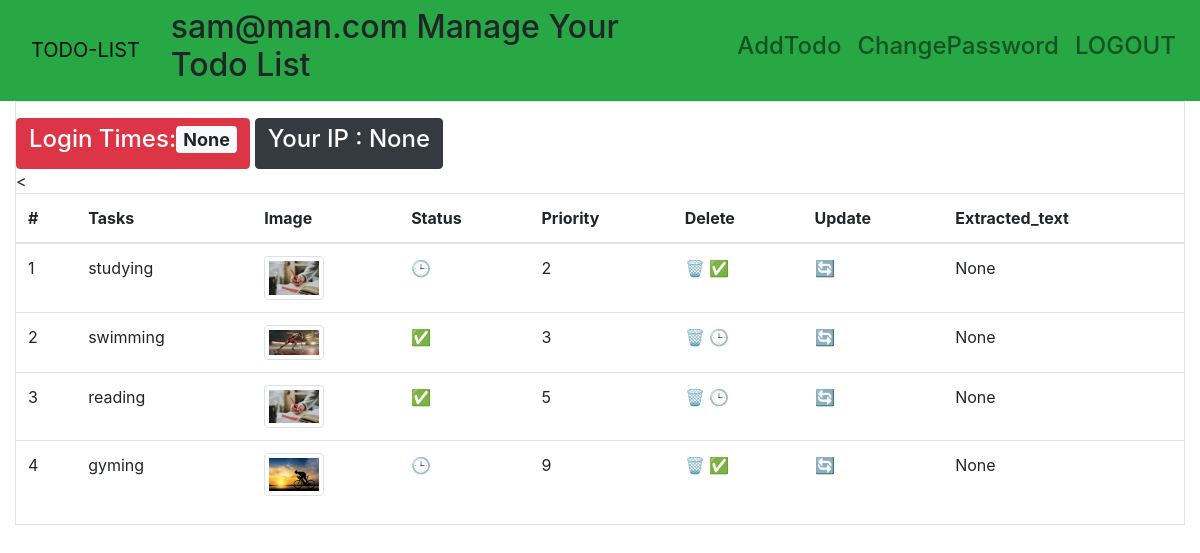
/ (signed in), run on an earlier commit of the app's database.
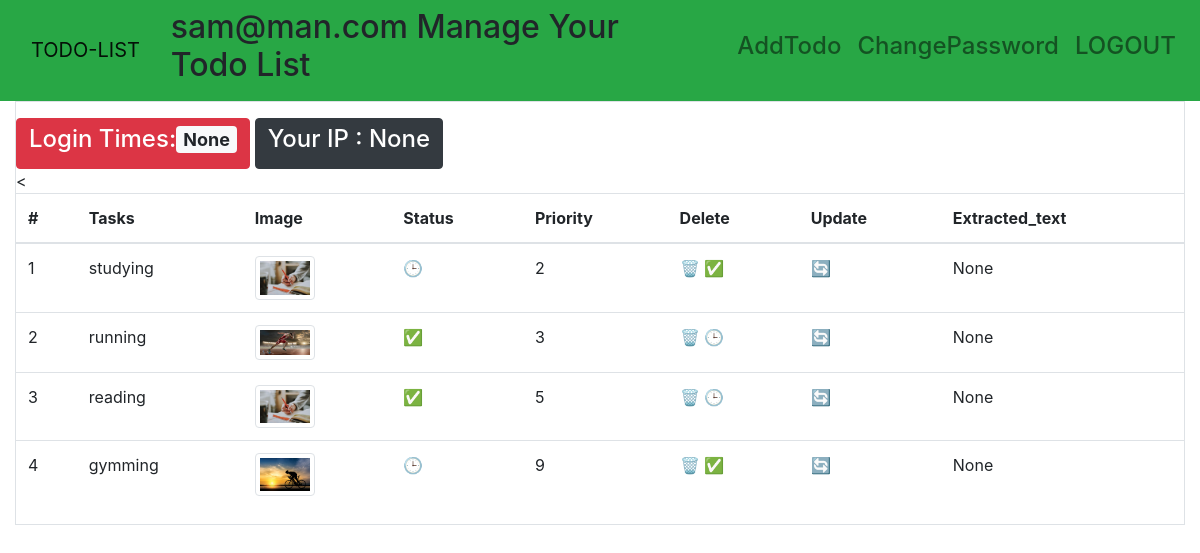
And on a later commit of the database.
### app/models.py (models this page shows, shortened)
class TODO(models.Model):
    status_choices = [
    ('C', 'COMPLETED'),
    ('P', 'PENDING'),
    ]
    priority_choices = [
    ('1', '1️⃣'),
    ('2', '2️⃣'),
    ('3', '3️⃣'),
    ('4', '4️⃣'),
    ('5', '5️⃣'),
    ('6', '6️⃣'),
    ('7', '7️⃣'),
    ('8', '8️⃣'),
    ('9', '9️⃣'),
    ('10','🔟'),
    ]
    tasks = models.CharField(max_length=50)
    status = models.CharField(max_length=10 , choices=status_choices)
    user = models.ForeignKey(MyCustomModel, on_delete=models.CASCADE, null=True, blank=True)
    date = models.DateTimeField(auto_now_add=True)
    priority = models.CharField(max_length=2 , choices=priority_choices)
    image = models.FileField(upload_to = 'picture' ,max_length = 255,null=True)
    text = models.TextField(blank=True, null=True )

### app/views.py (the view)
# urls.py: path('' , home, name='home' ),
@login_required(login_url='login')
def home(request):
            if request.user.is_authenticated:
                user = request.user
                form = TODOForm()
                todos = TODO.objects.filter(user = user).order_by('priority')
                ip = request.session.get('ip', 0)
                ct = cache.get('count', version= user.pk)
                return render(request , 'index.html' , context={'form' : form , 'todos' : todos, 'ip':ip, 'ct':ct  })
            else:
                return redirect('login')

### app/templates/index.html (shortened to what this page needs)
{% extends 'base.html' %}
{% block content1 %}
<h2> {{user.email}} Manage Your Todo List</h2>
{% endblock %}
{% block content2 %}
<div>
  <li class="nav-item">
    <h4> <a class="nav-link" href="/add-todo">AddTodo</a></h4>
  </li>
</div>
{% endblock content2 %}
{% block content %}
      <div class="col">
        <div class="border">
          <div>
            <th><button type="button" class="btn btn-danger mt-3">
              <h4 class="mt-8">Login Times:<span class="badge badge-light"> {{ct}}</span> </h4>
            </button>
            </th>
              <th><button type="button" class="btn btn-dark mt-3">
                <h4 class="mt-8">Your IP : {{ip}} </h4>
              </button>
              </th>
          </div>
          {% if todos|length == 0 %}
          <div class="p-4">
            <br>
            <br>
            <div class="alert alert-info text-center">
              <p>No Todos</p>
            </div>
            <br>
            <br>
          </div>
          {%else%}
          <div>
            <table class="table">
              <thead>
                <tr>
                  <th>#</th>
                  <th>Tasks</th><
                  <th>Image</th>
                  <th>Status</th>
                  <th>Priority</th>
                  <th>Delete</th>
                  <th>Update</th>
                  <th>Extracted_text</th>
                </tr>
              </thead>
              <tbody>
                {% for todo in todos %}
                <tr>
                  <td>{{forloop.counter}}</td>
                  <td>{{todo.tasks}}</td>
                  <td>
                    {% if todo.image %}
                      <img src="{{todo.image.url}}"  width="60"  alt="" class="img-thumbnail" >
                    {% endif %}
                  </td>
                  <td>
                    {% if todo.status == 'C'%}
                    ✅
                    {%else%}
                    🕒
                    {%endif%}
                  </td>
                  <td>{{todo.priority}}</td>
                  <td>
                    <a href="/delete-todo/{{todo.id}}" title="Delete" class="">🗑️</a>
                    {% if todo.status == 'P'%}
                    <a href="/change-status/{{todo.id}}/C" title="Mark Completed" class="">✅</a>
                    {%else%}
                    <a href="/change-status/{{todo.id}}/P" title="Mark Pending" class="">🕒</a>
                    {%endif%}
                  </td>
                <td><a href ="/update-todo/{{todo.id}}/" title="Update" class="">🔄</a></td>
                <td>{{todo.text}}</td>
                </tr>
                {%endfor%}
              </tbody>
            </table>
          </div>
          {%endif%}
        </div>
      </div>
    </div>
{% endblock %}

What changed in the data, as far as the page shows it:
changed TODO: tasks "swimming" → "running"
changed TODO: tasks "gyming" → "gymming"
